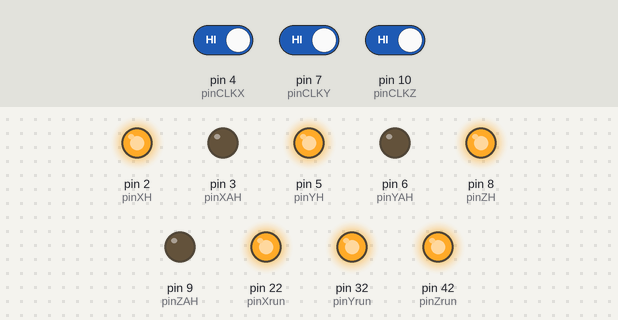
This sketch was run on a simulated Arduino Mega 2560, built with avr-gcc and run on an emulated ATmega2560. Shown: output pins drawn as LEDs (lit = HIGH). Inputs (shaded band) come from the test bench; at power-on: pin 4 (pinCLKX) HIGH, pin 7 (pinCLKY) HIGH, pin 10 (pinCLKZ) HIGH. What the sketch prints to the serial monitor is not drawn.

Above: at 1.2 s.
1.3 s: pin 4 (pinCLKX) driven LOW
2.8 s: pin 7 (pinCLKY) driven LOW
4.3 s: pin 10 (pinCLKZ) driven LOW
Timing chart, 0 to 7.3 s (numbered marks = the images above; inputs shaded):
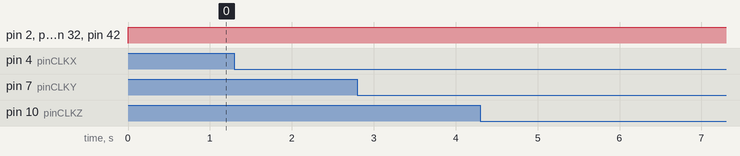

Measured:
- after the input at 1.3 s, every drawn part: stays the same
- after the input at 2.8 s, every drawn part: stays the same
- after the input at 4.3 s, every drawn part: stays the same

The sketch:

Main.ino
```cpp
#define rayonEncodeur 0.06 //cm

//Caractéristiques Grue
int longeurMat = 80; //cm
int hauteurGrue = 100; //cm
//Caractéristiques Grue


//Motor X
  //Motor Control Pins
    int pinXrun = 22;
    int pinXH = 2;
    int pinXAH = 3;
  //Motor Control Pins
  //Encoder Pins
    int pinCLKX = 4;  // Connected to CLK on KY-040
    int pinMotorXSwitch = 24;
  //Encoder Pins
  //Motor Data
    String sensX;
    int posChaineAEncodeurX = 1; // Varie entre 0 et 1 pour prendre 1 valeur sur 2 de la chaine A car durée à la position 1 =/= durée à la position 0.
    float rotationX1 = 0; // temps en ms quand la rotation a commencé (0 au début)
    const int rapportEngrenagesX = 18; // <=> degrés par changement de position de A
    float nacellePositionX = 0; // position de la nacelle
    int pinCLKXLastValue; //valeur précédente de pinCLKZValue
    int pinCLKXValue; // valeur de la chaîne A de la broche CLK de l'encodeur du moteur Z
  //Motor Data
//Motor X

//Motor Y
  //Motor Control Pins
    int pinYrun = 32;
    int pinYH = 5;
    int pinYAH = 6;
  //Motor Control Pins
  //Encoder Pins
    int pinCLKY = 7;  // Connected to CLK on KY-040
    int pinMotorYSwitch = 34;
  //Encoder Pins
  //Motor Data
    String sensY;
    int posChaineAEncodeurY = 1; // Varie entre 0 et 1 pour prendre 1 valeur sur 2 de la chaine A car durée à la position 1 =/= durée à la position 0.
    float rotationY1 = 0; // temps en ms quand la rotation a commencé (0 au début)
    const int rapportEngrenagesY = 18; // <=> degrés par changement de position de A
    float BrasAngleY = 0; // position du moteur
    int pinCLKYLastValue; //valeur précédente de pinCLKZValue
    int pinCLKYValue; // valeur de la chaîne A de la broche CLK de l'encodeur du moteur Z
  //Motor Data
//Motor Y

//Motor Z
  //Motor Control Pins
    int pinZrun = 42;
    int pinZH = 8;
    int pinZAH = 9;
  //Motor Control Pins
  //Encoder Pins
    int pinCLKZ = 10;  // Connected to CLK on KY-040
    int pinMotorZSwitch = 44;
  //Encoder Pins
  //Motor Data
    String sensZ;
    int posChaineAEncodeurZ = 1; // Varie entre 0 et 1 pour prendre 1 valeur sur 2 de la chaine A car durée à la position 1 =/= durée à la position 0.
    float rotationZ1 = 0; // temps en ms quand la rotation a commencé (0 au début)
    const int rapportEngrenagesZ = 18; // <=> degrés par changement de position de A
    float NacelleHauteurZ = 0; // position du moteur
    int pinCLKZLastValue; //valeur précédente de pinCLKZValue
    int pinCLKZValue; // valeur de la chaîne A de la broche CLK de l'encodeur du moteur Z
  //Motor Data
//Motor Z


String X = "X";
String Y = "Y";
String Z = "Z";
String H = "HORAIRE";
String AH = "AHORAIRE";

void setup() {
    Serial.begin(9600);


    pinMode(pinXrun, OUTPUT);
    pinMode(pinXH, OUTPUT);
    pinMode(pinXAH, OUTPUT);
    pinMode (pinCLKX,INPUT);
    pinMode (pinMotorXSwitch,INPUT_PULLUP);
    pinCLKXLastValue = digitalRead(pinCLKX);

    pinMode(pinYrun, OUTPUT);
    pinMode(pinYH, OUTPUT);
    pinMode(pinYAH, OUTPUT);
    pinMode (pinCLKY,INPUT);
    pinMode (pinMotorYSwitch,INPUT_PULLUP);
    pinCLKYLastValue = digitalRead(pinCLKY);


    pinMode(pinZrun, OUTPUT);
    pinMode(pinZH, OUTPUT);
    pinMode(pinZAH, OUTPUT);
    pinMode (pinCLKZ,INPUT);
    pinMode (pinMotorZSwitch,INPUT_PULLUP);
    pinCLKZLastValue = digitalRead(pinCLKZ);

}

void loop() {
  groupedMovement(20,20,20);


}
```

o2.ino
```cpp
boolean array_comp(float arrayA[], float arrayB[]){
     int n;
     for (n=0; n<3 ;n++){
      if (arrayA[n]!=arrayB[n]){
        return false;
      }
     }

     return true;
}
```

o3.ino
```cpp
void mouvementMoteur(String moteur, String sens, int intensite){
    int puissance = 0;
  if(intensite !=0){
    puissance = (((255-80)*intensite)/100) +80;
  }
  //Serial.println(puissance);
  if(sens == "HORAIRE"){
    if(moteur == "X"){
      sensX = H;
      digitalWrite(pinXrun, HIGH);
      analogWrite(pinXH,puissance);
      analogWrite(pinXAH,0);
    }else if(moteur == "Y"){
      sensY = H;
      digitalWrite(pinYrun, HIGH);
      analogWrite(pinYH,puissance);
      analogWrite(pinYAH,0);
    }else if(moteur == "Z"){
      sensZ = H;
      digitalWrite(pinZrun, HIGH);
      analogWrite(pinZH,puissance);
      analogWrite(pinZAH,0);
    }
  }else if(sens == "AHORAIRE"){
    if(moteur == "X"){
      sensX = AH;
      digitalWrite(pinXrun, HIGH);
      analogWrite(pinXH,0);
      analogWrite(pinXAH,puissance);
    }else if(moteur == "Y"){
      sensY = AH;
      digitalWrite(pinYrun, HIGH);
      analogWrite(pinYH,0);
      analogWrite(pinYAH,puissance);
    }else if(moteur == "Z"){
      sensZ = AH;
      digitalWrite(pinZrun, HIGH);
      analogWrite(pinZH,0);
      analogWrite(pinZAH,puissance);
    }
  }
}

void groupedMovement(float desiredX, float desiredY, float desiredZ){
  float desiredPosition[] = {desiredX, desiredY, desiredZ};
  float actualPosition[] = {nacellePositionX, BrasAngleY, NacelleHauteurZ};
  while(array_comp(desiredPosition,actualPosition) == false){
    getMotorData(X);
    getMotorData(Y);
    getMotorData(Z);
    if(desiredX != nacellePositionX){
      if(desiredX>=nacellePositionX){
        mouvementMoteur(X,H,100);
      }else if(desiredX<nacellePositionX){
        mouvementMoteur(X,AH,100);
      }
      }else{arretMoteur(X);}
    if(desiredY != BrasAngleY){
      if(desiredY>=BrasAngleY){
        mouvementMoteur(Y,H,100);
      }else if(desiredY<BrasAngleY){
        mouvementMoteur(Y,AH,100);
      }
      }else{arretMoteur(Y);}
    if(desiredZ != NacelleHauteurZ){
      if(desiredZ>=NacelleHauteurZ){
        mouvementMoteur(Z,H,100);
      }else if(desiredZ<NacelleHauteurZ){
        mouvementMoteur(Z,AH,100);
      }
      }else{arretMoteur(Z);}
  }
}

void arretMoteur(String moteur){
  if(moteur == "X"){
      sensX = "";
    digitalWrite(pinXrun, LOW);
    digitalWrite(pinXH,LOW);
    digitalWrite(pinXAH,LOW);
  }else if(moteur == "Y"){
      sensY = "";
    digitalWrite(pinYrun, LOW);
    digitalWrite(pinYH,LOW);
    digitalWrite(pinYAH,LOW);
  }else if(moteur == "Z"){
      sensZ = "";
    digitalWrite(pinZrun, LOW);
    digitalWrite(pinZH,LOW);
    digitalWrite(pinZAH,LOW);
  }
}
```

o4.ino
```cpp
void posReset(String Motor){
  if(Motor == X){
    if(digitalRead(pinMotorXSwitch) == LOW){
    nacellePositionX = 0;
   }
  }else if(Motor == Y){
    if(digitalRead(pinMotorYSwitch) == LOW){
    BrasAngleY = 0;
   }
  }else if(Motor == Z){
    if(digitalRead(pinMotorZSwitch) == LOW){
    NacelleHauteurZ = 0;
   }
  }
}

void encodeMotorSpeed(String Motor){
  if(Motor == X){
       float rotationX2 = millis()*0.001;
       float timeR1R2X = rotationX2-rotationX1;
       float vitesseRotationX = rapportEngrenagesX/timeR1R2X;
       Serial.print (vitesseRotationX);
       Serial.println ("deg/s");
       float rpmX = vitesseRotationX *60/360 ;
       Serial.print (rpmX);
       Serial.println ("tr/min");
       rotationX1 = rotationX2;
  }else if(Motor == Y){
       float rotationY2 = millis()*0.001;
       float timeR1R2Y = rotationY2-rotationY1;
       float vitesseRotationY = rapportEngrenagesY/timeR1R2Y;
       Serial.print (vitesseRotationY);
       Serial.println ("deg/s");
       float rpmY = vitesseRotationY *60/360 ;
       Serial.print (rpmY);
       Serial.println ("tr/min");
       rotationY1 = rotationY2;
  }else if(Motor == Z){
       float rotationZ2 = millis()*0.001;
       float timeR1R2Z = rotationZ2-rotationZ1;
       float vitesseRotationZ = rapportEngrenagesZ/timeR1R2Z;
       Serial.print (vitesseRotationZ);
       Serial.println ("deg/s");
       float rpmZ = vitesseRotationZ *60/360 ;
       Serial.print (rpmZ);
       Serial.println ("tr/min");
       rotationZ1 = rotationZ2;
  }
}
void encodePosition(String Motor){
  Serial.println(nacellePositionX);
  Serial.println(BrasAngleY);
  Serial.println(NacelleHauteurZ);
  if(Motor == X){
    Serial.println(X);
    if(sensX == H){
      nacellePositionX = nacellePositionX + 1;
    }else if(sensX == AH){
      nacellePositionX = nacellePositionX - 1;
    }else if(sensX == ""){
      //no rotation
    }

  }else if(Motor == Y){
    Serial.println(Y);
    if(sensY == H){
      BrasAngleY = BrasAngleY + 1;
        if(BrasAngleY >= 1080){
          Serial.println("Rotation sur Y presque en butée");
        }
    }else if(sensY == AH){
      BrasAngleY = BrasAngleY - 1;
        if(BrasAngleY == 30){
          Serial.println("Rotation sur Y presque en butée");
        }
    }else if(sensY == ""){
      //no rotation
    }


  }else if(Motor == Z){
    Serial.println(Z);
    if(sensZ == H){
      Serial.println(H);
      NacelleHauteurZ = NacelleHauteurZ + 1;
    }else if(sensZ == AH){
      Serial.println(AH);
      NacelleHauteurZ = NacelleHauteurZ - 1;
    }else if(sensZ == ""){
      Serial.println("nope");
      //no rotation
    }
  }
}

void getMotorData(String Motor){
  if(Motor == X){
    pinCLKXValue = digitalRead(pinCLKX);
    if (pinCLKXValue != pinCLKXLastValue){
      if(posChaineAEncodeurX == 1){
        encodeMotorSpeed(X);
        encodePosition(X);
        posChaineAEncodeurX--;
      }else{
        posChaineAEncodeurX++;
      }
    }
    pinCLKXLastValue = pinCLKXValue;
  }else if(Motor == Y){
    pinCLKYValue = digitalRead(pinCLKY);
    if (pinCLKYValue != pinCLKYLastValue){
      if(posChaineAEncodeurY == 1){
        encodeMotorSpeed(Y);
        encodePosition(Y);
        posChaineAEncodeurY--;
      }else{
        posChaineAEncodeurY++;
      }
    }
    pinCLKYLastValue = pinCLKYValue;
  }else if(Motor == Z){
    pinCLKZValue = digitalRead(pinCLKZ);
    if (pinCLKZValue != pinCLKZLastValue){
      if(posChaineAEncodeurZ == 1){
        encodeMotorSpeed(Z);
        encodePosition(Z);
        posChaineAEncodeurZ--;
      }else{
        posChaineAEncodeurZ++;
      }
    }
    pinCLKZLastValue = pinCLKZValue;
  }
}
```
